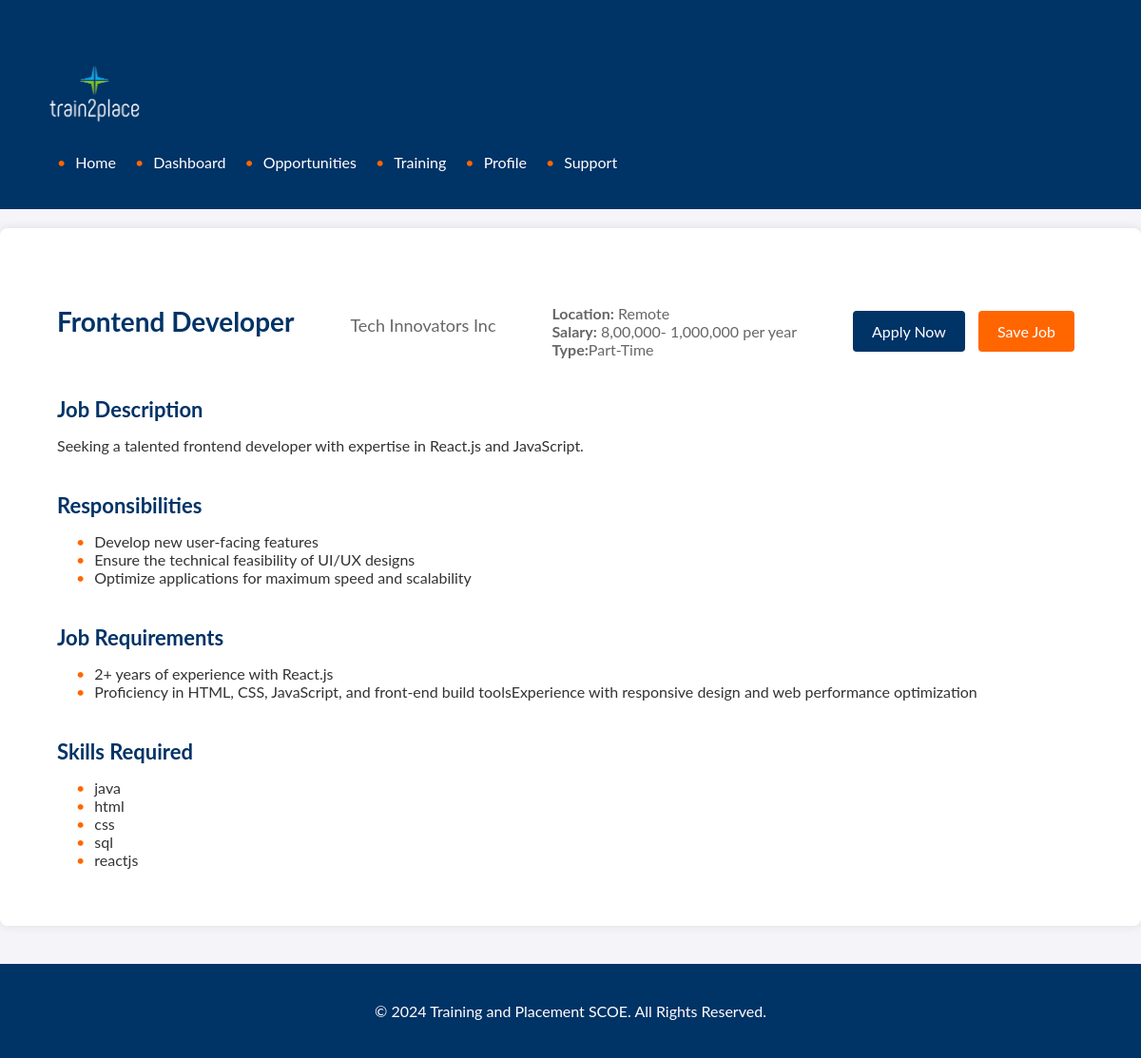
/job_details/4, run on the app's committed database.
### main/models.py (models this page shows, shortened)
class JobPost(models.Model):
    company = models.ForeignKey(Company, on_delete=models.CASCADE, related_name='job_posts')
    title = models.CharField(max_length=255)
    description = models.TextField()
    location = models.CharField(max_length=255)
    posted_date = models.DateTimeField(auto_now_add=True)
    application_deadline = models.DateTimeField()
    required_skills = models.ManyToManyField('Skill', related_name='job_posts')
    salary=models.CharField(max_length=255)
    job_requirements=models.TextField(max_length=1000)
    eligibility_criteria = models.TextField()
    job_responsibilities=models.TextField(max_length=1000)
    FULL_TIME = 'Full-Time'
    PART_TIME = 'Part-Time'
    CONTRACT = 'Contract'
    INTERNSHIP = 'Internship'
    FREELANCE = 'Freelance'
    JOB_TYPE_CHOICES = [
        (FULL_TIME, 'Full-Time'),
        (PART_TIME, 'Part-Time'),
        (CONTRACT, 'Contract'),
        (INTERNSHIP, 'Internship'),
        (FREELANCE, 'Freelance'),
    ]
    job_type = models.CharField(
        max_length=10,
        choices=JOB_TYPE_CHOICES,
        default=FULL_TIME,
    )

class Company(models.Model):
    name = models.CharField(max_length=255)
    description = models.TextField()
    website = models.URLField()
    contact_email = models.EmailField()
    contact_phone = models.CharField(max_length=20)
    def __str__(self):
        return self.name

class Skill(models.Model):
    name = models.CharField(max_length=100, unique=True)

### main/views.py (the view)
def job_details(request,j_id):
    job = JobPost.objects.get(id=j_id)
    return render(request,'job_details.html',{"job":job})

### main/templates/job_details.html (shortened to what this page needs)
{% load static %}
<!DOCTYPE html>
<html lang="en">
<head>
    <link rel="stylesheet" href="{% static 'css/job_details.css' %}">
</head>
<body>
    <header>
        <div class="container">
            <div class="logo">
                <img src="{% static 'images/logo_white_text.png' %}" alt="College Logo">
            </div>
            <nav>
                <ul class="nav-links">
                    <li><a href="/">Home</a></li>
                    <li><a href="#">Dashboard</a></li>
                    <li><a href="#">Opportunities</a></li>
                    <li><a href="#">Training</a></li>
                    <li><a href="#">Profile</a></li>
                    <li><a href="#">Support</a></li>
                </ul>
            </nav>
        </div>
    </header>
    <section class="job-details">
        <div class="container">
            <div class="job-header">
                <h1 class="job-title">{{job.title}}</h1>
                <p class="company-name">{{job.company}}</p>
                <div class="job-location">
                    <p><strong>Location:</strong> {{job.location}}</p>
                    <p><strong>Salary:</strong> {{job.salary}}</p>
                    <p><strong>Type:</strong>{{job.job_type}}</p>
                </div>
                <div class="job-buttons">
                    <a href="/job_application/{{job.id}}" class="btn-primary">Apply Now</a>
                    <a href="#" class="btn-secondary">Save Job</a>
                </div>
            </div>
            <div class="job-description">
                <h2>Job Description</h2>
                <p>{{job.description}}</p>
            </div>
            <div class="job-responsibilities">
                <h2>Responsibilities</h2>
                <ul>
                    {% for responsibilities in job.job_responsibilities.splitlines %}
                    <li>{{ responsibilities }}</li>
                {% endfor %}
                </ul>
            </div>
            <div class="job-requirements">
                <h2>Job Requirements</h2>
                <ul>{% for requirement in job.job_requirements.splitlines %}
                    <li>{{ requirement }}</li>
                {% endfor %}
                </ul>
            </div>
            <div class="job-benefits">
                <h2>Skills Required</h2>
                <ul>
                    {% for skill in job.required_skills.all %}
                    <li>{{ skill.name }}{% if not forloop.last %}{% endif %}</li>
                {% endfor %}
                </ul>
            </div>
        </div>
    </section>
    <footer>
        <div class="container">
            <p>&copy; 2024 Training and Placement SCOE. All Rights Reserved.</p>
        </div>
    </footer>
</body>
</html>

### main/static/css/job_details.css (style rules this page uses)
* { margin: 0; padding: 0; box-sizing: border-box; font-family: 'Lato', sans-serif; }
body { background-color: #f4f4f9; color: #333; }
.container { max-width: 1200px; margin: 0 auto; padding: 20px; }
header { background-color: #003366; padding: 20px; color: white; justify-content: space-between; }
header .logo img { width: 150px; display: flex; justify-content: center; }
header nav ul { list-style: none; display: flex; align-self: flex-end; gap: 20px; }
header nav ul li a { color: white; text-decoration: none; }
.job-details { background-color: white; padding: 40px; border-radius: 8px; box-shadow: 0px 0px 10px rgba(0, 0, 0, 0.1); margin-top: 20px; }
.job-header { display: flex; justify-content: space-between; align-items: center; flex-wrap: wrap; }
.job-title { font-size: 28px; color: #003366; }
.company-name { font-size: 18px; color: #666; margin-top: 8px; }
.job-location { margin-top: 20px; color: #666; font-size: 16px; }
.job-buttons { margin-top: 20px; }
.btn-primary, .btn-secondary { padding: 12px 20px; text-decoration: none; border-radius: 4px; font-size: 16px; display: inline-block; margin-right: 10px; }
.btn-primary { background-color: #003366; color: white; }
.btn-secondary { background-color: #ff6600; color: white; }
.job-description, .job-responsibilities, .job-requirements, .job-benefits { margin-top: 40px; }
h2 { font-size: 22px; color: #003366; margin-bottom: 15px; }
ul { list-style: none; margin-left: 20px; }
ul li::before { content: "•"; color: #ff6600; margin-right: 10px; }
footer { background-color: #003366; padding: 20px; text-align: center; color: white; margin-top: 40px; }

### data on the page
JobPost: title "Frontend Developer", company "Tech Innovators Inc", location "Remote", salary "8,00,000- 1,000,000 per year", job_type "Part-Time", description "Seeking a talented frontend developer with expertise in React.js and JavaScript."
Skill: name "java"
Skill: name "html"
Skill: name "css"
Skill: name "sql"
Skill: name "reactjs"

### other printed values
{{ responsibilities }} "Develop new user-facing features" "Ensure the technical feasibility of UI/UX designs" "Optimize applications for maximum speed and scalability"
{{ requirement }} "2+ years of experience with React.js" "Proficiency in HTML, CSS, JavaScript, and front-end build toolsExperience with responsive design and web performance optimization"
